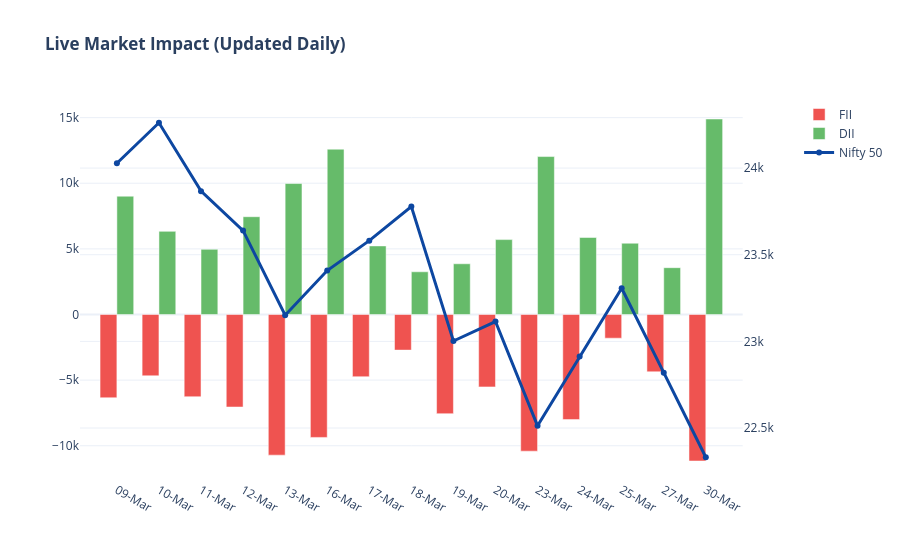

Write notebook code for a chart like this one.
### Code cell
import pandas as pd
import plotly.graph_objects as go
from plotly.subplots import make_subplots

# ==========================================
# PART 1: REBUILD THE MASTER DATABASE
# ==========================================
def clean_data(file_path):
    raw = pd.read_csv(file_path)
    clean = raw.iloc[2:].copy()
    clean.columns = ['Date', 'FII_Buy', 'FII_Sell', 'FII_Net', 'DII_Buy', 'DII_Sell', 'DII_Net']
    
    cols = ['FII_Buy', 'FII_Sell', 'FII_Net', 'DII_Buy', 'DII_Sell', 'DII_Net']
    for col in cols:
        clean[col] = clean[col].astype(str).str.replace(',', '').str.strip()
        clean[col] = pd.to_numeric(clean[col], errors='coerce')
    return clean.dropna(subset=['Date'])

# Load the raw files 
jan_df = clean_data('../data/fii_raw_jan_2026.csv')
feb_df = clean_data('../data/fii_history_2026-02.csv') 
march_df = clean_data('../data/fii_raw_march_2026.csv')

# Stack them, sort them, and save the permanent Master File
master_df = pd.concat([jan_df, feb_df, march_df], ignore_index=True)
master_df['Date'] = pd.to_datetime(master_df['Date'])
master_df = master_df.drop_duplicates(subset=['Date']).sort_values(by='Date')
master_df.to_csv('../data/fii_dii_master_database.csv', index=False)
print(f"✅ Master Database Updated! Total Trading Days: {len(master_df)}")

# ==========================================
# PART 2: THE NIFTY MERGE & DASHBOARD
# ==========================================
nifty_df = pd.read_csv('../data/nifty50.csv')
nifty_df['Price'] = nifty_df['Price'].astype(str).str.replace(',', '').astype(float)
nifty_df['Date'] = pd.to_datetime(nifty_df['Date'], dayfirst=True)

# Merge the newly updated master with Nifty
impact_df = pd.merge(master_df, nifty_df[['Date', 'Price']], on='Date', how='inner')
impact_df = impact_df.sort_values(by='Date')

# Plot the latest 15 days
plot_df = impact_df.tail(15)
dates = plot_df['Date'].dt.strftime('%d-%b')

fig = make_subplots(specs=[[{"secondary_y": True}]])

fig.add_trace(go.Bar(x=dates, y=plot_df['FII_Net'], name="FII", marker_color='#ef5350'), secondary_y=False)
fig.add_trace(go.Bar(x=dates, y=plot_df['DII_Net'], name="DII", marker_color='#66bb6a'), secondary_y=False)
fig.add_trace(go.Scatter(x=dates, y=plot_df['Price'], name="Nifty 50", mode='lines+markers', line=dict(color='#0d47a1', width=3)), secondary_y=True)

fig.update_layout(title_text="<b>Live Market Impact (Updated Daily)</b>", barmode='group', hovermode="x unified", template="plotly_white")
fig.show()

### Figure 1 — Plotly figure (JSON) as saved in the notebook; plotly's stock layout.template omitted (floating-point values rounded to 4 significant figures)
{"data": [{"marker": {"color": "#ef5350"}, "name": "FII", "type": "bar", "x": ["09-Mar", "10-Mar", "11-Mar", "12-Mar", "13-Mar", "16-Mar", "17-Mar", "18-Mar", "19-Mar", "20-Mar", "23-Mar", "24-Mar", "25-Mar", "27-Mar", "30-Mar"], "xaxis": "x", "y": [-6346.0, -4673.0, -6267.0, -7050.0, -10720.0, -9366.0, -4741.0, -2714.0, -7558.0, -5518.0, -10410.0, -8010.0, -1805.0, -4367.0, -11160.0], "yaxis": "y"}, {"marker": {"color": "#66bb6a"}, "name": "DII", "type": "bar", "x": ["09-Mar", "10-Mar", "11-Mar", "12-Mar", "13-Mar", "16-Mar", "17-Mar", "18-Mar", "19-Mar", "20-Mar", "23-Mar", "24-Mar", "25-Mar", "27-Mar", "30-Mar"], "xaxis": "x", "y": [9014.0, 6333.0, 4966.0, 7450.0, 9977.0, 12590.0, 5225.0, 3253.0, 3864.0, 5706.0, 12030.0, 5867.0, 5430.0, 3566.0, 14890.0], "yaxis": "y"}, {"line": {"color": "#0d47a1", "width": 3}, "mode": "lines+markers", "name": "Nifty 50", "type": "scatter", "x": ["09-Mar", "10-Mar", "11-Mar", "12-Mar", "13-Mar", "16-Mar", "17-Mar", "18-Mar", "19-Mar", "20-Mar", "23-Mar", "24-Mar", "25-Mar", "27-Mar", "30-Mar"], "xaxis": "x", "y": [24030.0, 24260.0, 23870.0, 23640.0, 23150.0, 23410.0, 23580.0, 23780.0, 23000.0, 23110.0, 22510.0, 22910.0, 23310.0, 22820.0, 22330.0], "yaxis": "y2"}], "layout": {"barmode": "group", "hovermode": "x unified", "title": {"text": "<b>Live Market Impact (Updated Daily)</b>"}, "xaxis": {"anchor": "y", "domain": [0, 0.94]}, "yaxis": {"anchor": "x", "domain": [0, 1]}, "yaxis2": {"anchor": "x", "overlaying": "y", "side": "right"}}}
